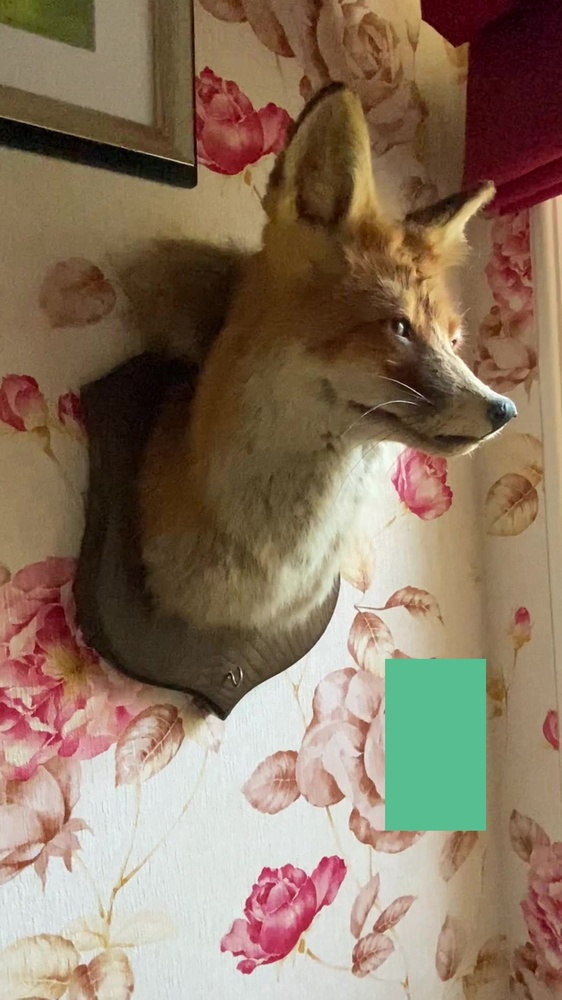
#> input picture datasets/fox/images/0001.jpg, 562 x 1000 px, shrunk from 1080 x 1920 before the run; its folder holds only this picture in this run
$ jupyter execute random_occlusion.ipynb
#> lines starting #> are read from the running program, lines starting #| are printed output that depends on the picture; after the words box and inside, x2 and y2 are one past the last pixel; in counts of white or black regions, pixels touching at a corner belong together
[cell 1]
import cv2
import numpy as np
import os
import matplotlib.pyplot as plt

[cell 2]
images = '../datasets/fox/images/'

[cell 3]
i=0
name=os.listdir(images)[i]
img = cv2.imread(images+name)
#> img is the input picture: shape (1000, 562, 3); mean B, G, R 96.5, 117.4, 138.3

plt.imshow(img)

[cell 4]
s=img.shape
#> s = (1000, 562, 3)
x=np.random.randint(s[0]/10, s[0]/4)
#> x = 147
y=np.random.randint(s[0]/10, s[1]/4)
#> y = 100
x_off=np.random.randint(0, s[0]-x)
#> x_off = 835
y_off=np.random.randint(0, s[1]-y)
#> y_off = 251

c=np.random.randint(0,255,3)

img[x_off:x_off+x,y_off:y_off+y]=c
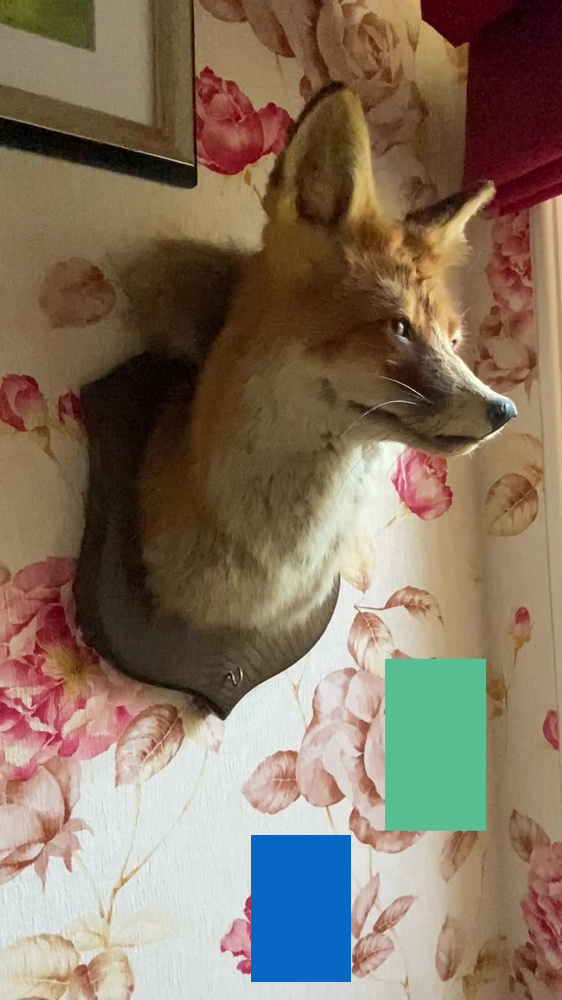
#> img: shape (1000, 562, 3); 2.62% of pixels changed, all inside (x1, y1, x2, y2) = (251, 835, 351, 982)

print(c)

plt.imshow(img)

[cell 5]
for image in os.listdir(images):

    img0 = cv2.imread(images+image)
    img1 = cv2.imread(images+image)

    s=img0.shape
    x=np.random.randint(s[0]/10, s[0]/4)
#> x = 121
    y=np.random.randint(s[0]/10, s[1]/4)
#> y = 136
    x_off=np.random.randint(0, s[0]-x)
#> x_off = 599
    y_off=np.random.randint(0, s[1]-y)
#> y_off = 70
    c=np.random.randint(0,255,3)
    img0[x_off:x_off+x,y_off:y_off+y]=c
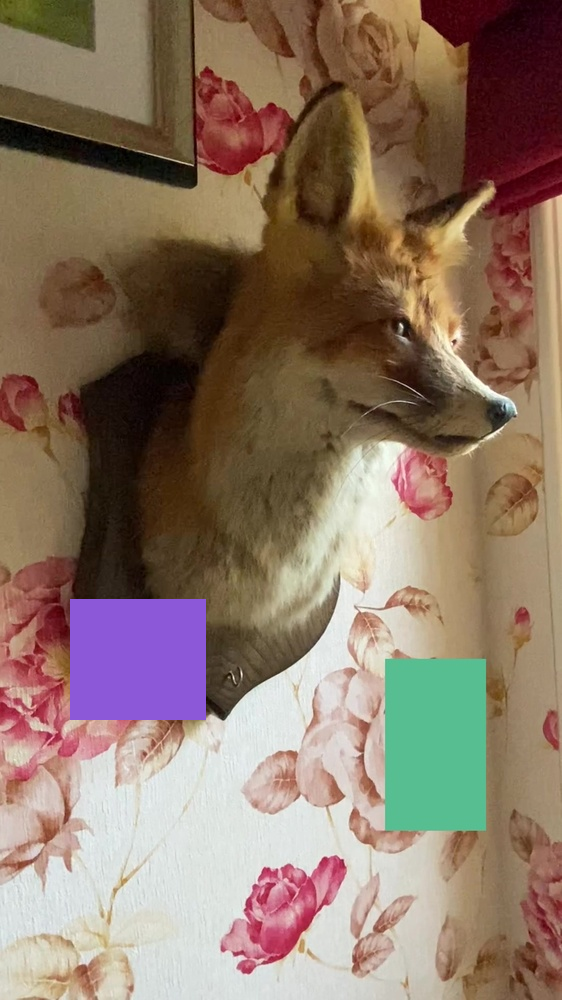
#> img0: shape (1000, 562, 3); 2.93% of pixels changed, all inside (x1, y1, x2, y2) = (70, 599, 206, 720)

    x=np.random.randint(s[0]/10, s[0]/4)
#> x = 158
    y=np.random.randint(s[0]/10, s[1]/4)
#> y = 101
    x_off=np.random.randint(0, s[0]-x)
#> x_off = 486
    y_off=np.random.randint(0, s[1]-y)
#> y_off = 39
    c=np.random.randint(0,255,3)
    img1[x_off:x_off+x,y_off:y_off+y]=c
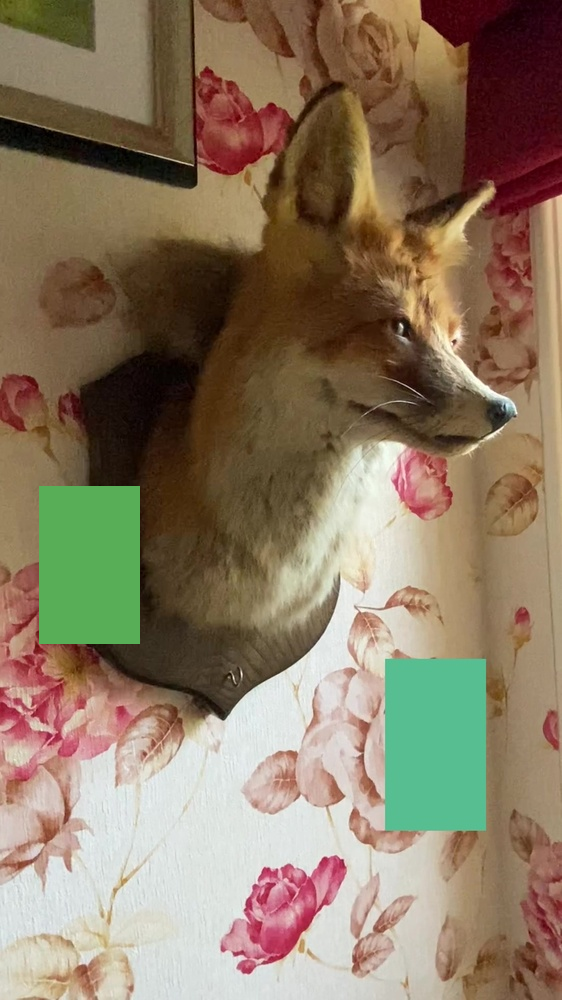
#> img1: shape (1000, 562, 3); 2.84% of pixels changed, all inside (x1, y1, x2, y2) = (39, 486, 140, 644)

    path = image.split('.')[0] + '_.' + image.split('.')[1]
    cv2.imwrite(images+image, img0)
    cv2.imwrite(images+path, img1)
    print(image)

$ run again, on datasets/fox/images/0022.jpg
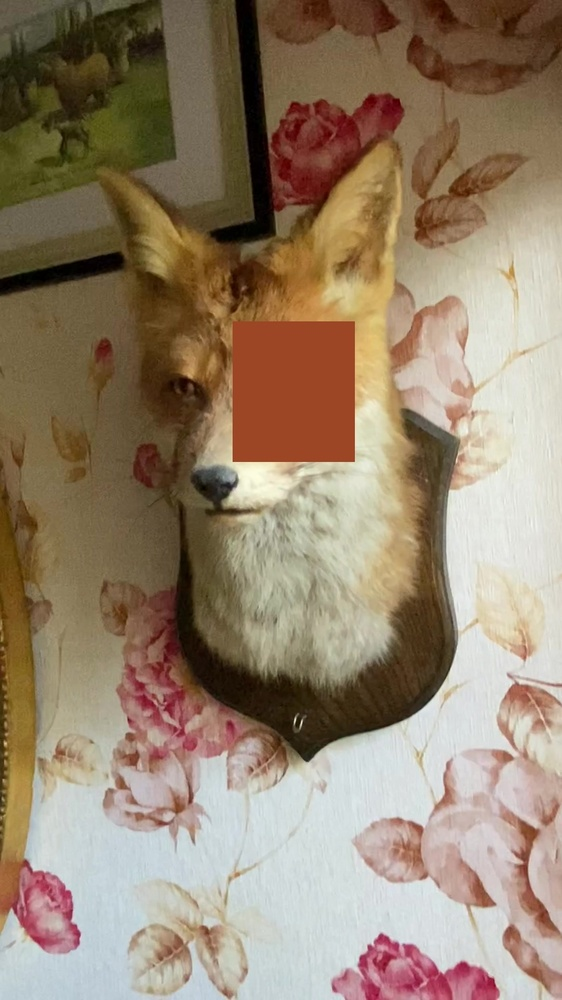
#> input picture datasets/fox/images/0022.jpg, 562 x 1000 px, shrunk from 1080 x 1920 before the run
#> img is the input picture: shape (1000, 562, 3); mean B, G, R 109, 130.8, 149.4
#> img: shape (1000, 562, 3); 2.62% of pixels changed, all inside (x1, y1, x2, y2) = (251, 835, 351, 982)
#> `img0[x_off:x_off+x,y_off:y_off+y]=c`:
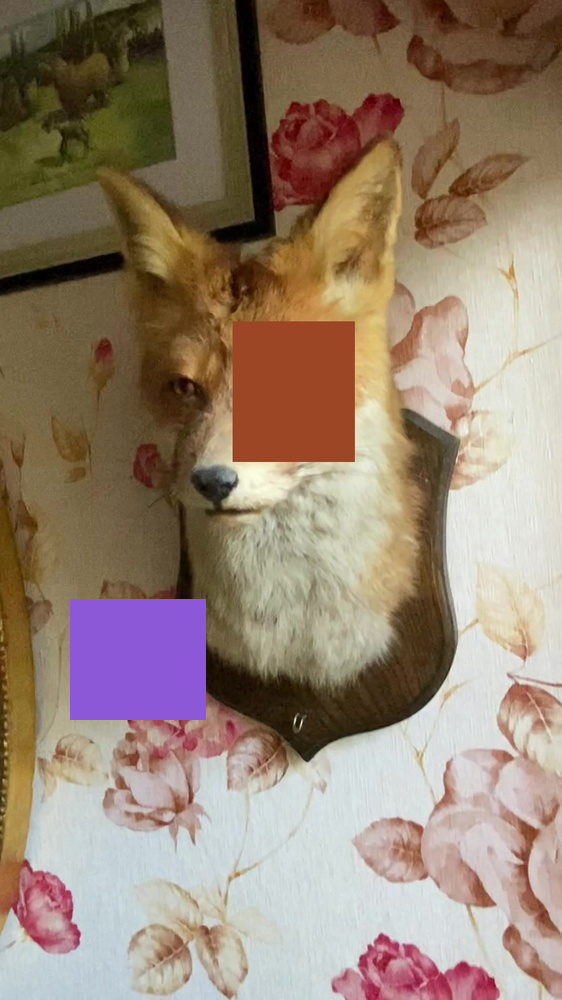
#> img0: shape (1000, 562, 3); 2.93% of pixels changed, all inside (x1, y1, x2, y2) = (70, 599, 206, 720)
#> `img1[x_off:x_off+x,y_off:y_off+y]=c`:
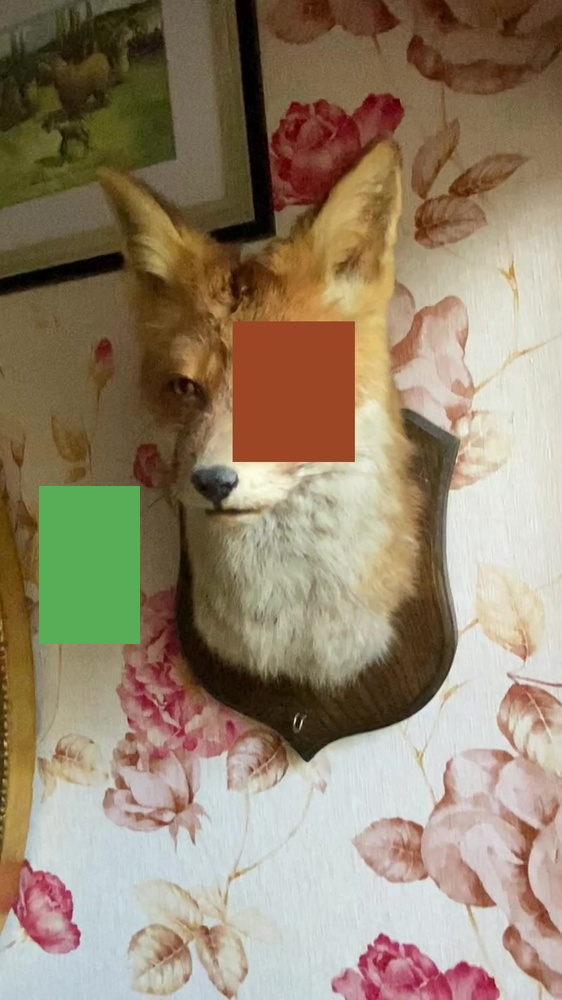
#> img1: shape (1000, 562, 3); 2.84% of pixels changed, all inside (x1, y1, x2, y2) = (39, 486, 140, 644)

$ run again, on datasets/fox/images/0029.jpg
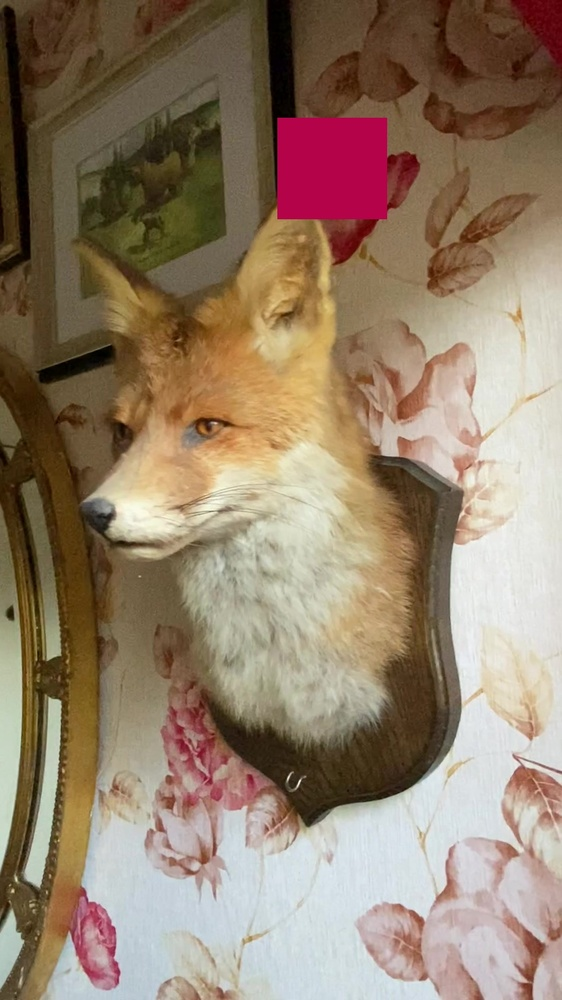
#> input picture datasets/fox/images/0029.jpg, 562 x 1000 px, shrunk from 1080 x 1920 before the run
#> img is the input picture: shape (1000, 562, 3); mean B, G, R 106.9, 127.7, 147.7
#> img: shape (1000, 562, 3); 2.62% of pixels changed, all inside (x1, y1, x2, y2) = (251, 835, 351, 982)
#> `img0[x_off:x_off+x,y_off:y_off+y]=c`:
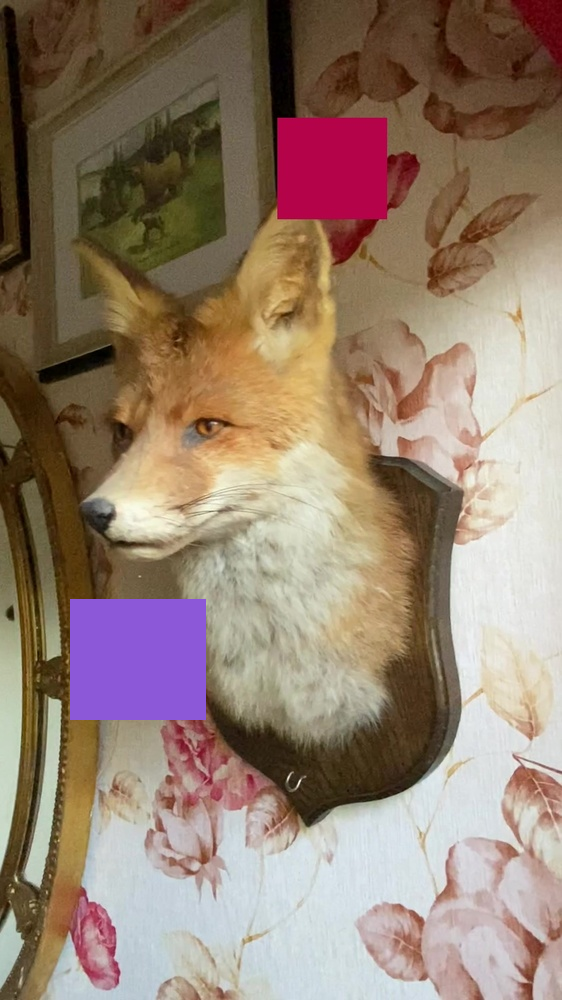
#> img0: shape (1000, 562, 3); 2.93% of pixels changed, all inside (x1, y1, x2, y2) = (70, 599, 206, 720)
#> `img1[x_off:x_off+x,y_off:y_off+y]=c`:
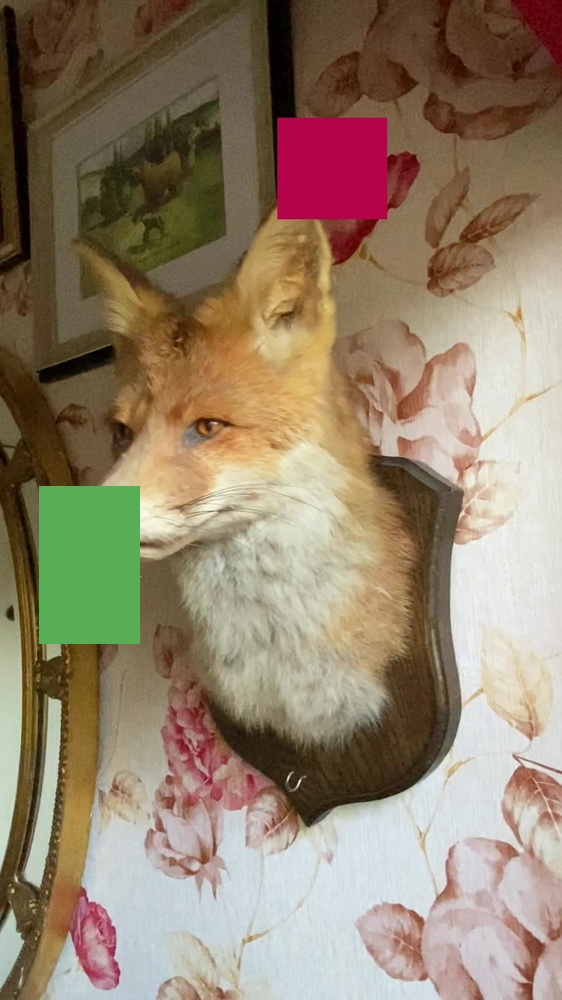
#> img1: shape (1000, 562, 3); 2.84% of pixels changed, all inside (x1, y1, x2, y2) = (39, 486, 140, 644)

$ run again, on datasets/fox/images/0006.jpg
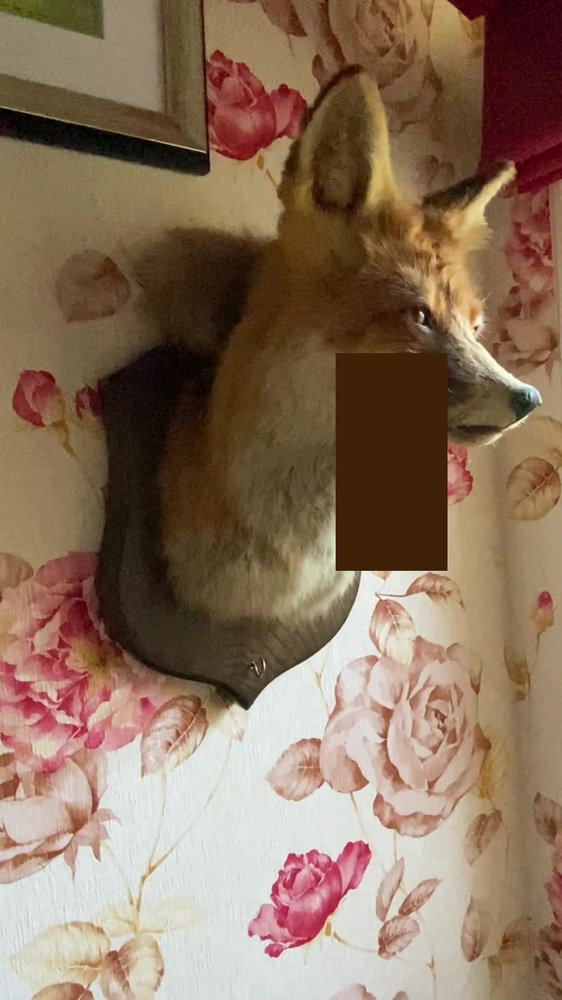
#> input picture datasets/fox/images/0006.jpg, 562 x 1000 px, shrunk from 1080 x 1920 before the run
#> img is the input picture: shape (1000, 562, 3); mean B, G, R 92.1, 113.3, 138
#> img: shape (1000, 562, 3); 2.62% of pixels changed, all inside (x1, y1, x2, y2) = (251, 835, 351, 982)
#> `img0[x_off:x_off+x,y_off:y_off+y]=c`:
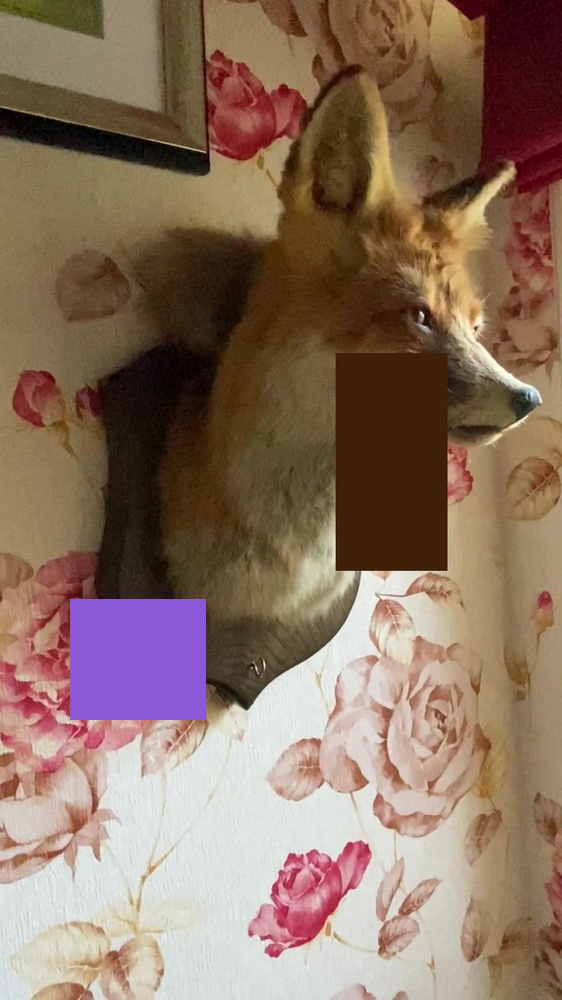
#> img0: shape (1000, 562, 3); 2.93% of pixels changed, all inside (x1, y1, x2, y2) = (70, 599, 206, 720)
#> `img1[x_off:x_off+x,y_off:y_off+y]=c`:
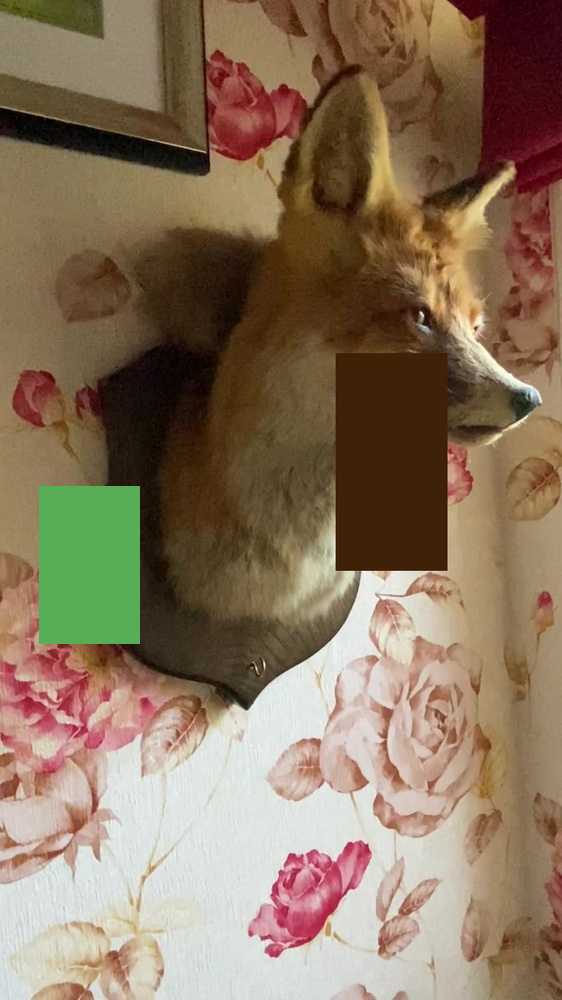
#> img1: shape (1000, 562, 3); 2.84% of pixels changed, all inside (x1, y1, x2, y2) = (39, 486, 140, 644)
